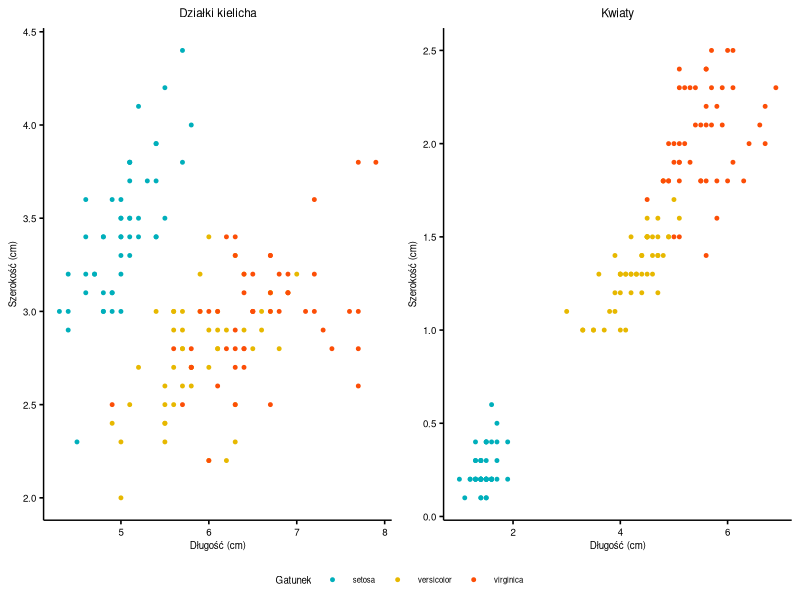
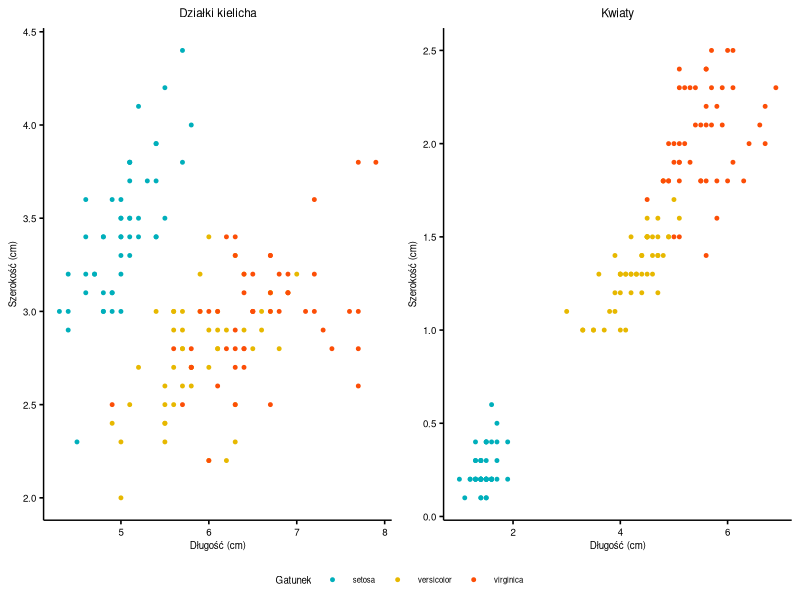

The R source for these figures, in order: (Note: this script raises an error after producing the figures.)
library(ggpubr)

generate_plot <- function (x, y, title) {
  plot <- ggscatter(
    iris,
    x = x,
    y = y,
    color = "Species",
    xlab = "Długość (cm)",
    ylab = "Szerokość (cm)",
    size = 1,
    palette = c("#00AFBB", "#E7B800", "#FC4E07"),
    title = title
  ) +
    guides(color=guide_legend(title="Gatunek")) + 
    theme(legend.position = "bottom", text = element_text(size = 7), plot.title = element_text(hjust = 0.5))
  return (plot)
}

p1 <- generate_plot(x = "Sepal.Length", y = "Sepal.Width", "Działki kielicha")
p2 <- generate_plot(x = "Petal.Length", y = "Petal.Width", "Kwiaty")

ggarrange(p1,p2, ncol = 2, common.legend = TRUE, legend = "bottom")

ggsave("iris.png", width = 4, height = 2, dpi = 300, bg = "white")

cv <- read_csv("cv.csv")

ggline(cv, x="k", y="accuracy", ylim=c(0.88, 1), 
       font.tickslab = c(10, "plain"),
       xlab="Liczba sąsiadów", ylab="Dokładność (%)") + 
  geom_vline(xintercept =7, linetype = "dashed", color = "#00AFBB") +
  scale_x_discrete(breaks=seq(1, 49, 8)) + 
  scale_y_continuous(labels = scales::label_percent(suffix=NULL, accuracy = 1)) + 
  theme(legend.position = "bottom", 
        text = element_text(size = 9),  
        axis.text.x = element_text(size = 7), 
        axis.text.y = element_text(size = 7), 
        ) 

ggsave("cv.png", width = 3, height = 1.5, dpi=300)

